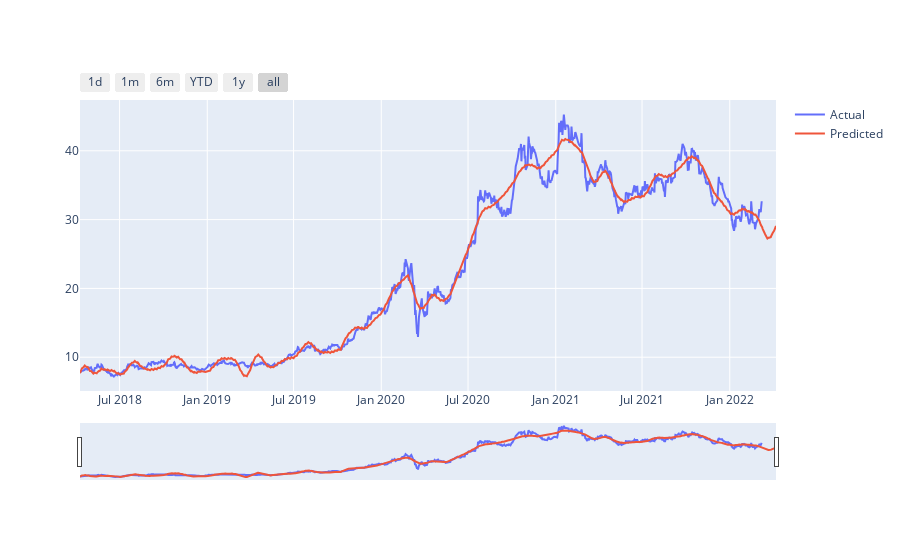

The notebook cell this image was saved under:
### Code cell
# Plot linear regression result
fig = go.Figure([
    go.Scatter(x=df_train['ds'], y=df_train['y'], name='Actual', mode='lines'),
    go.Scatter(x=forecast['ds'], y=forecast['yhat'], name='Predicted', mode='lines')
])

fig.update_xaxes(
    rangeslider_visible=True,
    rangeselector=dict(
        buttons=list([
            dict(count=1, label="1d", step="day", stepmode="backward"),
            dict(count=1, label="1m", step="month", stepmode="backward"),
            dict(count=6, label="6m", step="month", stepmode="backward"),
            dict(count=1, label="YTD", step="year", stepmode="todate"),
            dict(count=1, label="1y", step="year", stepmode="backward"),
            dict(step="all")
        ])
    )
)

### Figure 1 — Plotly figure (JSON) as saved in the notebook; plotly's stock layout.template omitted (floating-point values rounded to 4 significant figures; data arrays with more than 128 entries replaced by an {"elided": "..."} marker saying what was removed)
{"data": [{"mode": "lines", "name": "Actual", "type": "scatter", "x": {"elided": "970 str values"}, "y": {"elided": "970 float values"}}, {"mode": "lines", "name": "Predicted", "type": "scatter", "x": {"elided": "991 str values"}, "y": {"elided": "991 float values"}}], "layout": {"xaxis": {"rangeselector": {"buttons": [{"count": 1, "label": "1d", "step": "day", "stepmode": "backward"}, {"count": 1, "label": "1m", "step": "month", "stepmode": "backward"}, {"count": 6, "label": "6m", "step": "month", "stepmode": "backward"}, {"count": 1, "label": "YTD", "step": "year", "stepmode": "todate"}, {"count": 1, "label": "1y", "step": "year", "stepmode": "backward"}, {"step": "all"}]}, "rangeslider": {"visible": true}}}}
